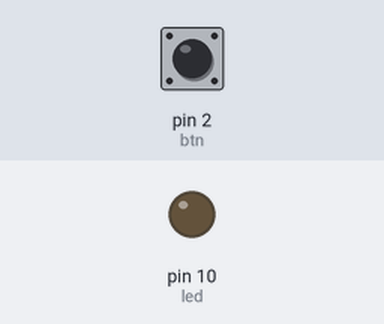
Bench run of a sketch on a simulated Arduino Uno, built with avr-gcc and run on an emulated ATmega328P. Parts: output pins drawn as LEDs (lit = HIGH). Inputs (shaded band) come from the test bench; at power-on: pin 2 (btn) LOW.

Above: at 1.2 s.
1.3 s: pin 2 (btn) pulsed HIGH 2 times (0.12 s each, 0.3 s apart)
At 2.8 s:
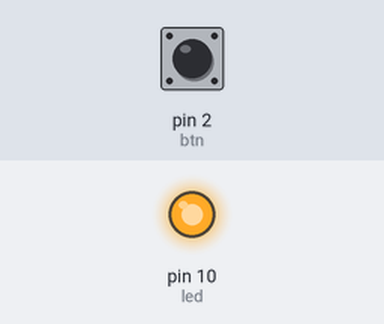
Timing chart, 0 to 4.3 s (numbered marks = the images above; inputs shaded):
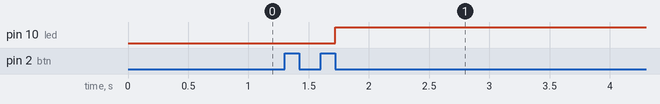

Measured:
- after the input at 1.3 s, pin 10 (led): LOW → HIGH after 0.42 s

The sketch:

bai3c.ino
```cpp
int btn = 2;
int led = 10;
unsigned long t_high1 = 0;
unsigned long t_high2 = 0;
unsigned long t_low = 0;
unsigned long t_cur = 0;
int btnStt = 0;
void setup() {
  // put your setup code here, to run once:
  pinMode(btn, INPUT);
  pinMode(led, OUTPUT);
}

void loop() {
  // put your main code here, to run repeatedly:
  btnStt = digitalRead(btn);
  t_cur = millis();
  if(btnStt == HIGH)
  {
    if(t_high1 == 0)
    {
      t_high1 = t_cur;
    }
    if(t_high2 == 0 && t_low != 0)
    {
      t_high2 = t_cur;
    }
  }
  else
  {
    if(t_high2 != 0 && t_cur - t_high1 < 1000)
    {
      digitalWrite(led,1);
      t_high1 = 0;
      t_low = 0;
      t_high2 = 0;
    }
    if(t_high1 != 0 && t_cur - t_high1 >= 1000)
    {
      t_high1 = 0;
      t_low = 0;
      t_high2 = 0;
    }
    else
    {
      if(t_high1 != 0 && t_low == 0)
      {
        t_low = t_cur;
      }
    }
  }
}
```
